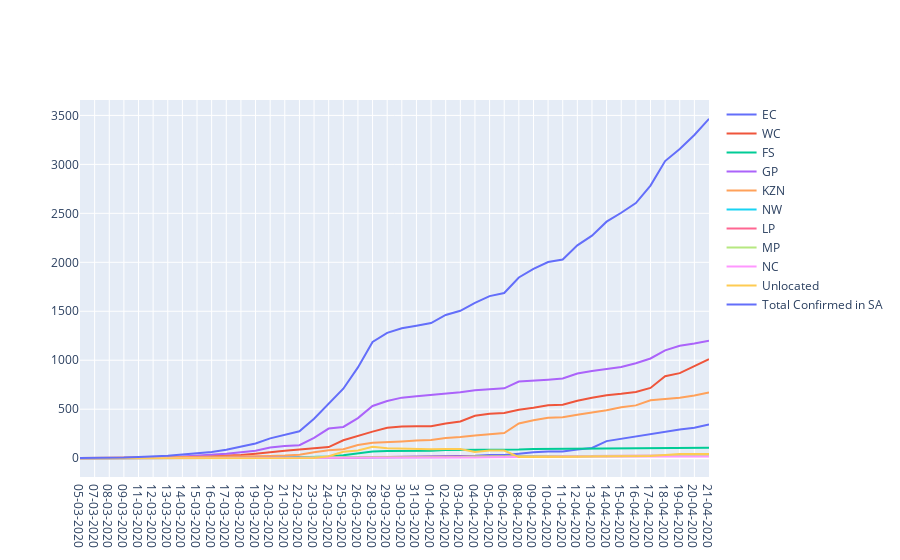

Source (notebook cell):
### Code cell
#Commulative cases by province


fig_comm = go.Figure()
fig_comm.add_trace(
    go.Scatter(
        y=df_day['EC'],
        x=df_day.date,
        name= 'EC'
    ))
fig_comm.add_trace(
    go.Scatter(
        y=df_day['WC'],
        x=df_day.date,
        name= 'WC'
    ))
fig_comm.add_trace(
    go.Scatter(
        y=df_day['FS'],
        x=df_day.date,
        name= 'FS'
    ))
fig_comm.add_trace(
    go.Scatter(
        y=df_day['GP'],
        x=df_day.date,
        name= 'GP'
    ))
fig_comm.add_trace(
    go.Scatter(
        y=df_day['KZN'],
        x=df_day.date,
        name= "KZN"
    ))
fig_comm.add_trace(
    go.Scatter(
        y=df_day['NW'],
        x=df_day.date,
        name= 'NW'
    ))
fig_comm.add_trace(
    go.Scatter(
        y=df_day['LP'],
        x=df_day.date,
        name= 'LP'
    ))
fig_comm.add_trace(
    go.Scatter(
        y=df_day['MP'],
        x=df_day.date,
        name= 'MP'
    ))
fig_comm.add_trace(
    go.Scatter(
        y=df_day['NC'],
        x=df_day.date,
        name= 'NC'
    ))
fig_comm.add_trace(
    go.Scatter(
        y=df_day['UNKNOWN'],
        x=df_day.date,
        name='Unlocated'
    ))
fig_comm.add_trace(
    go.Scatter(
        y=df_day['total'],
        x=df_day.date,
        name='Total Confirmed in SA'
    ))

fig_comm.update_layout(hovermode='x')

fig_comm.show()
